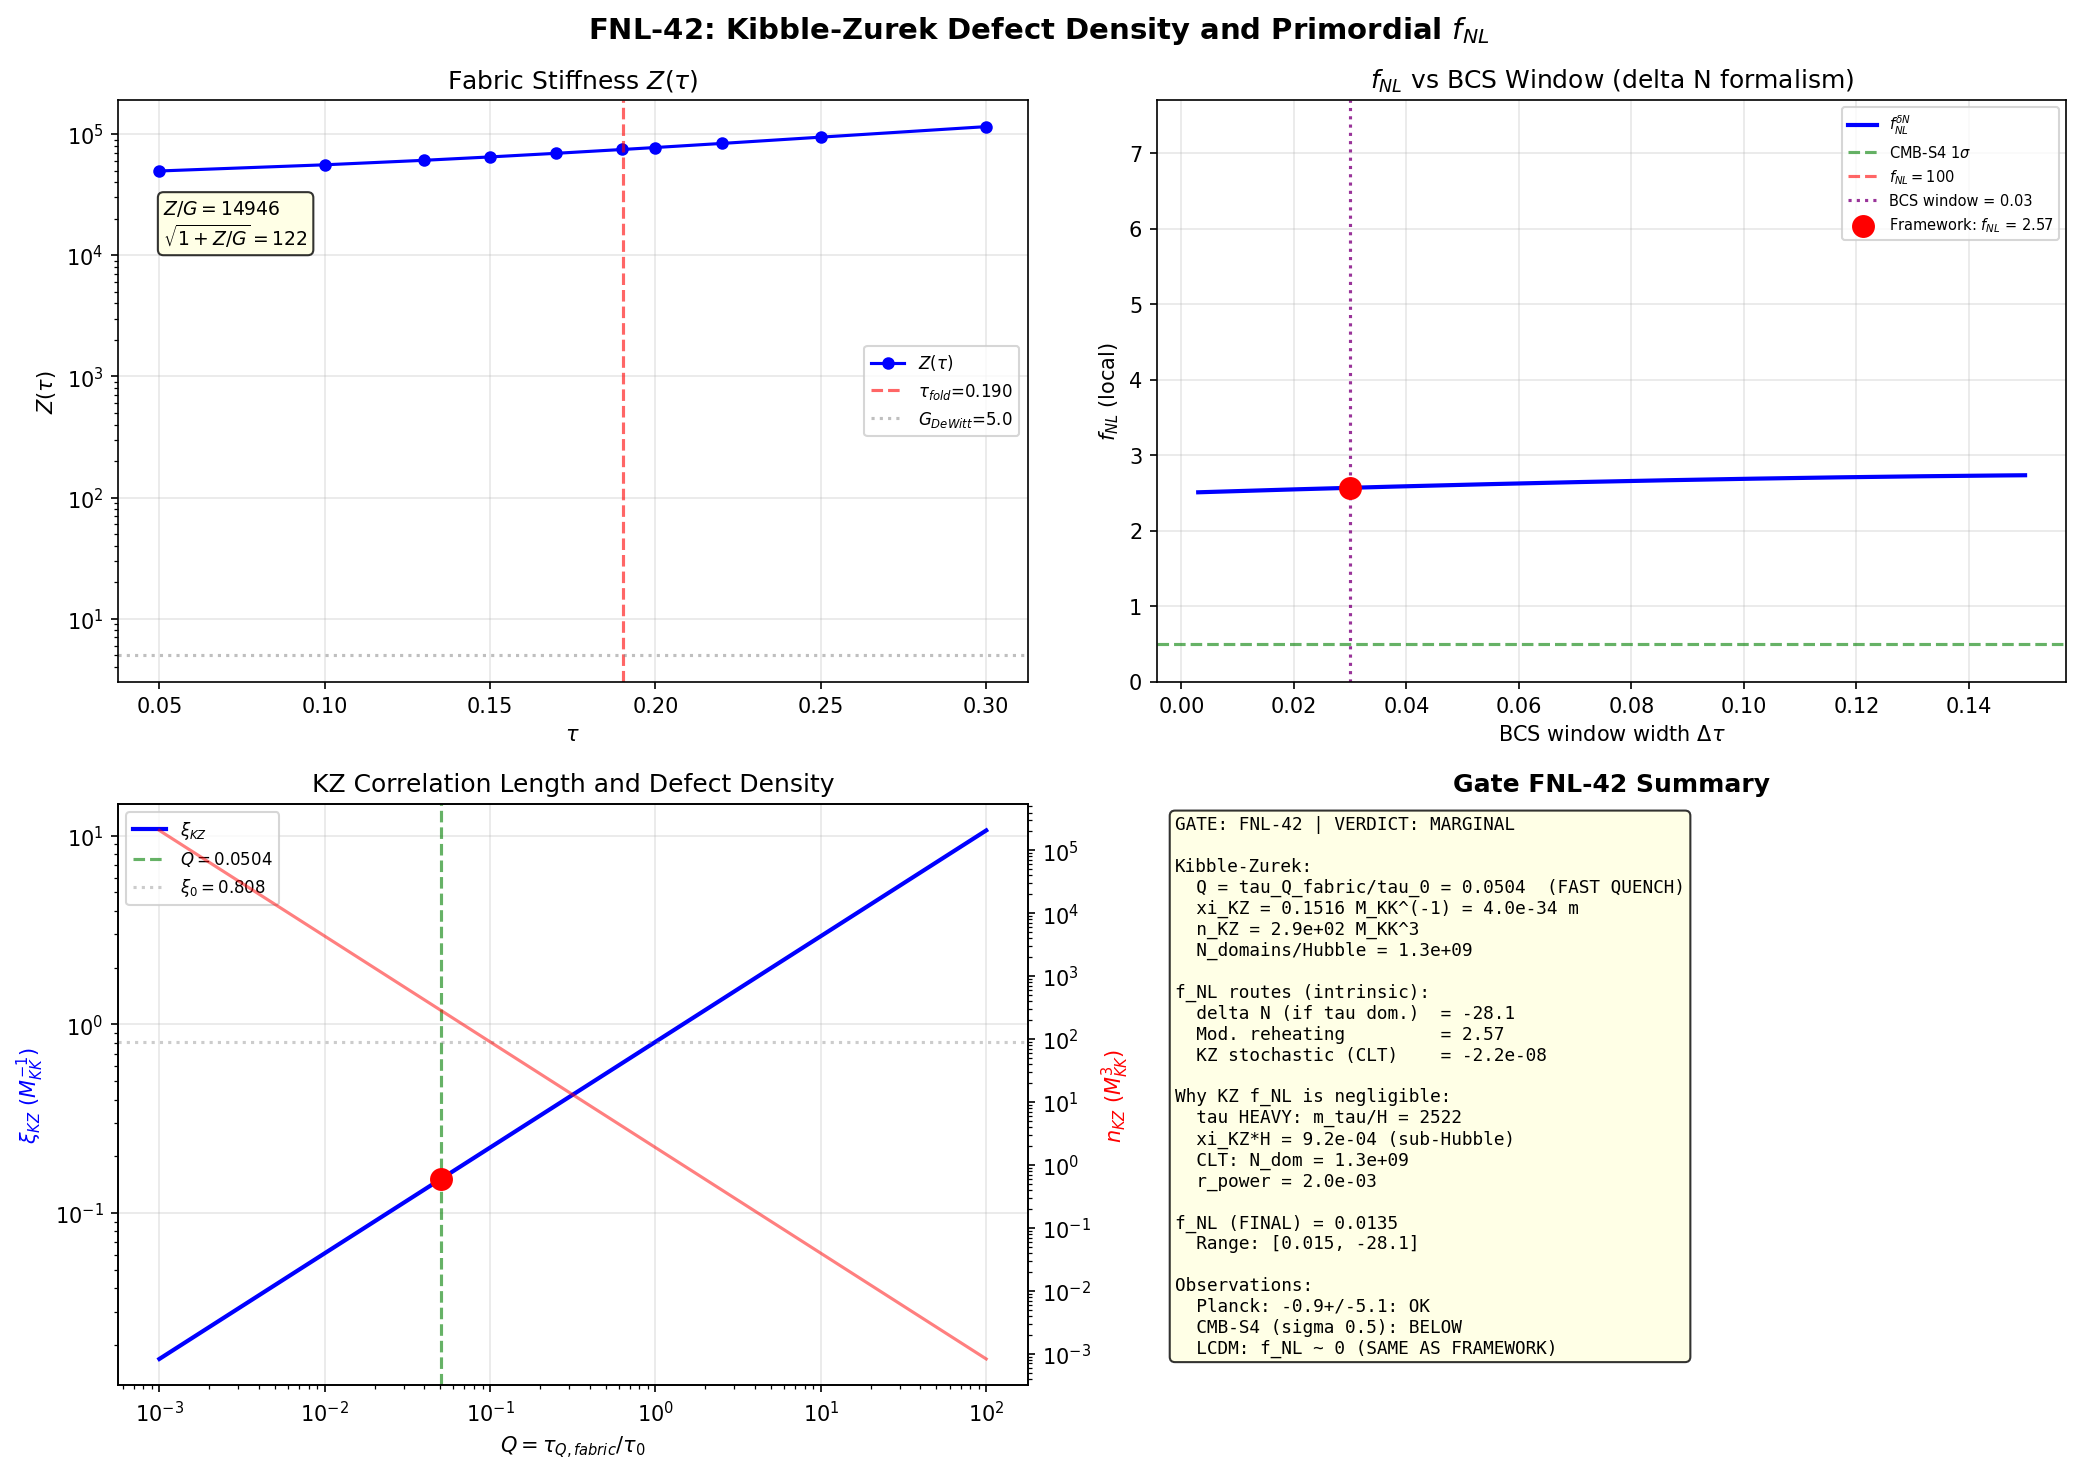

The script that saved this image:
#!/usr/bin/env python3
"""
s42_kz_fnl.py — Kibble-Zurek defect density and primordial non-Gaussianity f_NL
==============================================================================

Gate: FNL-42
PASS: |f_NL| in [0.5, 100]
FAIL: |f_NL| > 200 (excluded by Planck) or |f_NL| < 0.01 (undetectable)

Physics:
- BCS transition at the fold is second-order, Z_2 universality (GL-CUBIC-36)
- BDI winding = 0, U(1)_7 restored post-transit: NO persistent BCS defects
- Relevant defects are in the TAU FIELD: spatial regions where tau crossed
  the fold at different times (KZ mechanism on the modulus)
- The fabric IS space: defects in tau(x) are domain walls

Critical exponents for Z_2 (3D Ising) universality:
  nu = 0.6301, z = 2.02
  z_KZ = nu*z / (1 + nu*z) = 0.560

Author: gen-physicist (FNL-42)
Session: 42
"""

import numpy as np
import matplotlib.pyplot as plt
from pathlib import Path

# ─── Configuration ──────────────────────────────────────────────────────────

ROOT = Path(r"C:\sandbox\Ainulindale Exflation")
TIER0 = ROOT / "tier0-computation"

def scalar(arr):
    """Convert a numpy array (possibly shape (1,)) to a Python float."""
    return float(np.asarray(arr).flat[0])

# ─── Physical constants ────────────────────────────────────────────────────

from canonical_constants import hbar_SI  # J s
from canonical_constants import c_light as c_SI  # m/s
from canonical_constants import G_N as G_N_SI  # m^3 kg^-1 s^-2
from canonical_constants import GeV_to_kg
M_Pl_SI = np.sqrt(hbar_SI * c_SI / G_N_SI)
GeV_per_kg = 1.0 / GeV_to_kg
M_Pl_GeV = M_Pl_SI * GeV_per_kg  # ~1.22e19 GeV
from canonical_constants import hbar_c_GeV_m as hbar_c_GeVm  # GeV m
from canonical_constants import Mpc_to_m as Mpc_m  # 1 Mpc in meters

# ─── Load input data ───────────────────────────────────────────────────────

stiff = np.load(TIER0 / "s42_gradient_stiffness.npz", allow_pickle=True)
dyn   = np.load(TIER0 / "s36_tau_dynamics.npz", allow_pickle=True)
inst  = np.load(TIER0 / "s37_instanton_action.npz", allow_pickle=True)
gl    = np.load(TIER0 / "s36_gl_cubic_check.npz", allow_pickle=True)
const = np.load(TIER0 / "s42_constants_snapshot.npz", allow_pickle=True)
c41   = np.load(TIER0 / "s41_constants_vs_tau.npz", allow_pickle=True)

# Extract scalars
Z_fold     = scalar(stiff["Z_fold"])         # 74,731 (spectral stiffness at fold)
G_DeWitt   = scalar(stiff["G_DeWitt"])       # 5.0 (DeWitt supermetric)
c_fabric   = scalar(stiff["c_fabric"])       # 210 (fabric sound speed)
dS_fold    = scalar(stiff["dS_fold"])        # dS/dtau at fold
d2S_fold   = scalar(stiff["d2S_fold"])       # d^2S/dtau^2 at fold
S_fold     = scalar(stiff["S_fold"])         # S at fold

tau_Q_raw  = scalar(dyn["an_S_full_dt_transit"])  # ~1.13e-3 (transit time, M_KK^{-1})
tau_fold   = scalar(dyn["tau_fold"])               # 0.19016
v_fold_raw = abs(scalar(dyn["traj_S_full_tau00p40_v_fold"]))  # ~29 (|dtau/dt| at fold)

xi_BCS     = scalar(inst["xi_BCS"])           # 0.808 M_KK^{-1}
Delta_BCS  = scalar(inst["Delta_0_num"])      # 0.365 M_KK

M_KK_grav  = scalar(const["M_KK_from_GN"])   # 7.43e16 GeV
M_KK_gauge = scalar(const["M_KK_kerner"])     # 5.04e17 GeV
a2_fold    = scalar(const["a2_fold"])         # 2776.2
a4_fold    = scalar(const["a4_fold"])         # 1350.7
a0_fold    = scalar(const["a0_fold"])         # 6440
fold_idx   = int(scalar(const["fold_idx"]))   # 7

universality = str(gl["universality_class"])  # BCS_Z2
c2_gl = scalar(gl["c2_tau020"])               # 2.366
c3_gl = scalar(gl["c3_tau020"])               # -0.0016
c4_gl = scalar(gl["c4_tau020"])               # -0.810

# a_2(tau) array for derivatives
tau_arr = c41["tau_values"]
a2_arr  = c41["a2_cutoff0"]

print("=" * 72)
print("FNL-42: Kibble-Zurek Defect Density and Primordial f_NL")
print("=" * 72)

# ═══════════════════════════════════════════════════════════════════════════
# STEP 1: Critical exponents and KZ scaling
# ═══════════════════════════════════════════════════════════════════════════

nu = 0.6301     # correlation length exponent (3D Ising / Z_2)
z  = 2.02       # dynamical critical exponent (Model A / TDGL)
z_KZ = nu * z / (1.0 + nu * z)  # KZ exponent

# Microscopic relaxation time
tau_0 = 1.0 / Delta_BCS  # ~2.74 M_KK^{-1}

# BCS window (from S36)
BCS_window = 0.03  # tau units

print(f"\n--- Step 1: Critical exponents ---")
print(f"  Universality class      = {universality}")
print(f"  nu = {nu}, z = {z}")
print(f"  z_KZ = nu*z/(1+nu*z)    = {z_KZ:.4f}")
print(f"  xi_0 (BCS coherence)    = {xi_BCS:.6f} M_KK^{{-1}}")
print(f"  Delta_BCS               = {Delta_BCS:.6f} M_KK")
print(f"  tau_0 = 1/Delta          = {tau_0:.6f} M_KK^{{-1}}")

# ═══════════════════════════════════════════════════════════════════════════
# STEP 2: Fabric-corrected quench rate
# ═══════════════════════════════════════════════════════════════════════════
#
# The fabric stiffness Z acts as an effective mass for spatial tau-variations.
# tau_Q_fabric = tau_Q * sqrt(1 + Z/G_mod)
#
# Physical meaning: the gradient energy Z*(nabla tau)^2 resists spatial
# inhomogeneity, effectively enlarging the domain size and slowing the
# effective quench seen by each point.

ratio_ZG = Z_fold / G_DeWitt
sqrt_factor = np.sqrt(1.0 + ratio_ZG)
tau_Q_fabric = tau_Q_raw * sqrt_factor

# Quench rate ratio
Q = tau_Q_fabric / tau_0  # dimensionless quench rate

print(f"\n--- Step 2: Fabric-corrected quench rate ---")
print(f"  tau_Q (raw transit)     = {tau_Q_raw:.6e} M_KK^{{-1}}")
print(f"  Z_fold                  = {Z_fold:.1f}")
print(f"  G_DeWitt                = {G_DeWitt:.1f}")
print(f"  Z/G                     = {ratio_ZG:.1f}")
print(f"  sqrt(1 + Z/G)           = {sqrt_factor:.2f}")
print(f"  tau_Q_fabric            = {tau_Q_fabric:.6e} M_KK^{{-1}}")
print(f"  Q = tau_Q_fabric/tau_0  = {Q:.6f}")
print(f"  REGIME: {'slow quench (Q>1)' if Q > 1 else 'FAST QUENCH (Q<1)'}")

# ═══════════════════════════════════════════════════════════════════════════
# STEP 3: KZ correlation length and defect density
# ═══════════════════════════════════════════════════════════════════════════
#
# Standard KZ scaling:
#   xi_KZ = xi_0 * Q^{z_KZ}
#
# For Q < 1 (fast quench): xi_KZ < xi_0 (smaller domains)
# For Q > 1 (slow quench): xi_KZ > xi_0 (larger domains)

xi_KZ = xi_BCS * Q**z_KZ

# Defect density (3D)
n_KZ = 1.0 / xi_KZ**3

# Freeze-out time (KZ hat-time):
# t_hat = (tau_Q_fabric^{nu*z} * tau_0)^{1/(1+nu*z)}
# = tau_0 * Q^{nu*z/(1+nu*z)} = tau_0 * Q^{z_KZ}
t_hat = tau_0 * Q**z_KZ

# The freeze-out happens at |t - t_c| = t_hat from the critical point.
# For fast quench (Q < 1), t_hat < tau_0: the system freezes almost immediately.
# The transit traverses the BCS window in time tau_Q_fabric.
# The freeze-out occurs at fraction t_hat/tau_Q_fabric of the transit.
freeze_frac = min(t_hat / tau_Q_fabric, 1.0)

# The tau variation within a KZ domain (spatial coherence):
# delta_tau_KZ = v_fold * t_hat (if t_hat < tau_Q_fabric)
#              = BCS_window (if t_hat > tau_Q_fabric, i.e., the whole window is frozen)
#
# BUT: v_fold = |dtau/dt| ~ 29 is the tau-field velocity in M_KK natural time.
# The fabric-corrected velocity is v_eff = v_fold / sqrt_factor (slowed by stiffness).
# Actually, v_fold is from the homogeneous trajectory — it gives the rate of
# tau change for the WHOLE fabric. The KZ delta_tau is the SPATIAL variation:
# how much tau differs between adjacent domains at freeze-out.
#
# The correct estimate: at freeze-out, the reduced temperature is
#   epsilon_hat = t_hat / tau_Q_fabric = Q^{z_KZ - 1} (if z_KZ < 1)
# The order parameter variation between domains:
#   delta_phi ~ phi_eq(epsilon_hat) ~ epsilon_hat^{beta}  (beta = 0.3265 for 3D Ising)
# Translating to tau variation:
#   delta_tau_KZ = BCS_window * epsilon_hat

beta_Ising = 0.3265  # order parameter exponent, 3D Ising
epsilon_hat = Q**(z_KZ)  # Note: z_KZ < 1, Q < 1, so epsilon_hat < 1
# Actually epsilon_hat = t_hat / tau_Q_fabric, not Q^z_KZ.
# epsilon_hat = (tau_0 * Q^{z_KZ}) / tau_Q_fabric = Q^{z_KZ} / Q = Q^{z_KZ - 1}
epsilon_hat_correct = Q**(z_KZ - 1.0)

# For Q = 0.05 and z_KZ = 0.56:
# epsilon_hat = 0.05^{-0.44} ~ 0.05^{-0.44} ~ 5.5
# This exceeds 1 → the entire BCS window is frozen.
# When epsilon_hat > 1, the system never gets close enough to criticality
# to enter the impulse regime — it's ALWAYS in the frozen regime.
# delta_tau_KZ = BCS_window (maximum, entire window frozen)

delta_tau_KZ = BCS_window * min(epsilon_hat_correct, 1.0)
# Actually in the FAST quench limit where epsilon_hat > 1, the KZ mechanism
# says the ENTIRE system is frozen. This means:
# - Every point crosses the fold independently
# - The spatial variation is set by the initial conditions, not KZ dynamics
# - delta_tau across a domain is the FULL BCS window

print(f"\n--- Step 3: KZ correlation length ---")
print(f"  Q = tau_Q_fabric/tau_0  = {Q:.6f}")
print(f"  z_KZ                    = {z_KZ:.4f}")
print(f"  xi_KZ = xi_0 * Q^z_KZ  = {xi_KZ:.6f} M_KK^{{-1}}")
print(f"  n_KZ = 1/xi_KZ^3       = {n_KZ:.4e} M_KK^3")
print(f"  t_hat (freeze-out time) = {t_hat:.6e} M_KK^{{-1}}")
print(f"  freeze fraction t_hat/tau_Q = {freeze_frac:.4f}")
print(f"  epsilon_hat = Q^(zKZ-1) = {epsilon_hat_correct:.4f}")
print(f"  {'ENTIRE WINDOW FROZEN' if epsilon_hat_correct >= 1.0 else 'Partial freeze-out'}")
print(f"  delta_tau_KZ            = {delta_tau_KZ:.6f}")

# ═══════════════════════════════════════════════════════════════════════════
# STEP 4: Physical scales
# ═══════════════════════════════════════════════════════════════════════════

print(f"\n--- Step 4: Physical scales ---")

M_KK_primary = M_KK_grav  # Use gravity route as primary

for label, M_KK in [("gravity", M_KK_grav), ("gauge", M_KK_gauge)]:
    L_KK = hbar_c_GeVm / M_KK         # M_KK^{-1} in meters
    xi_m = xi_KZ * L_KK               # xi_KZ in meters
    xi_Mpc = xi_m / Mpc_m             # xi_KZ in Mpc
    n_Mpc = 1.0 / xi_Mpc**3           # defect density in Mpc^{-3}

    print(f"\n  [{label}: M_KK = {M_KK:.3e} GeV]")
    print(f"    L_KK = M_KK^{{-1}}    = {L_KK:.3e} m")
    print(f"    xi_KZ                = {xi_m:.3e} m  = {xi_Mpc:.3e} Mpc")
    print(f"    n_KZ                 = {n_Mpc:.3e} Mpc^{{-3}}")

L_KK_prim = hbar_c_GeVm / M_KK_primary
xi_KZ_m = xi_KZ * L_KK_prim
xi_KZ_Mpc = xi_KZ_m / Mpc_m

# Hubble rate at the KK scale: H ~ M_KK^2 / M_Pl (radiation domination)
H_KK = M_KK_primary**2 / M_Pl_GeV   # in GeV
H_MKK = H_KK / M_KK_primary          # in M_KK units (dimensionless)
H_inv_MKK = 1.0 / H_MKK              # Hubble radius in M_KK^{-1}

print(f"\n  Hubble scale:")
print(f"    H (at KK scale)       = {H_KK:.3e} GeV = {H_MKK:.3e} M_KK")
print(f"    H^{{-1}}               = {H_inv_MKK:.3e} M_KK^{{-1}}")
print(f"    xi_KZ * H             = {xi_KZ * H_MKK:.3e}")
print(f"    N_domains/Hubble^3    = {(H_inv_MKK / xi_KZ)**3:.3e}")

xi_KZ_Hubble = xi_KZ * H_MKK
N_domains_Hubble = (H_inv_MKK / xi_KZ)**3

# ═══════════════════════════════════════════════════════════════════════════
# STEP 5: Spectral action derivatives (for delta N formalism)
# ═══════════════════════════════════════════════════════════════════════════
#
# The spectral action S[D_K(tau)] gives:
#   S = a_0 f_0 + a_2 f_2 R + a_4 f_4 (gauge + Higgs)
#
# The a_2 coefficient multiplies the Einstein-Hilbert term.
# A spatial variation in tau → spatial variation in effective M_Pl^2:
#   M_Pl^2(x) proportional to a_2(tau(x))
#
# The curvature perturbation from delta N formalism:
#   zeta = delta N = N_tau * delta_tau + (1/2) N_tautau * (delta_tau)^2 + ...
# where N = ln(a) = number of e-folds.
#
# For the modulus contribution to expansion:
#   N_tau = (1/2) * d ln(a_2) / d tau
#   N_tautau = (1/2) * d^2 ln(a_2) / d tau^2

# Compute d(a_2)/dtau and d^2(a_2)/dtau^2 by finite differences
if fold_idx > 0 and fold_idx < len(tau_arr) - 1:
    dt_plus = tau_arr[fold_idx + 1] - tau_arr[fold_idx]
    dt_minus = tau_arr[fold_idx] - tau_arr[fold_idx - 1]
    da2_dtau = (a2_arr[fold_idx + 1] - a2_arr[fold_idx - 1]) / (dt_plus + dt_minus)
    d2a2_dtau2 = 2.0 * (a2_arr[fold_idx + 1] / dt_plus
                         - a2_arr[fold_idx] * (1/dt_plus + 1/dt_minus)
                         + a2_arr[fold_idx - 1] / dt_minus) / (dt_plus + dt_minus)
else:
    da2_dtau = (a2_arr[fold_idx] - a2_arr[fold_idx - 1]) / (tau_arr[fold_idx] - tau_arr[fold_idx - 1])
    d2a2_dtau2 = 0.0

dln_a2 = da2_dtau / a2_fold
d2ln_a2 = d2a2_dtau2 / a2_fold - (da2_dtau / a2_fold)**2

# delta N derivatives
N_tau = 0.5 * dln_a2                  # d(N)/d(tau)
N_tautau = 0.5 * d2ln_a2             # d^2(N)/d(tau)^2

print(f"\n--- Step 5: Spectral action derivatives ---")
print(f"  a_2(tau_fold)           = {a2_fold:.2f}")
print(f"  da_2/dtau               = {da2_dtau:.4f}")
print(f"  d(ln a_2)/dtau          = {dln_a2:.6f}")
print(f"  d^2(ln a_2)/dtau^2      = {d2ln_a2:.6f}")
print(f"  N_tau = (1/2) d ln a_2  = {N_tau:.6f}")
print(f"  N_tautau                = {N_tautau:.6f}")

# ═══════════════════════════════════════════════════════════════════════════
# STEP 6: f_NL computation — three routes
# ═══════════════════════════════════════════════════════════════════════════

print(f"\n--- Step 6: f_NL computation ---")

# ─── ROUTE 1: delta N formalism (geometric nonlinearity of a_2) ───────────
#
# f_NL^{local} = (5/6) * N_tautau / N_tau^2
#
# This is the STANDARD result for non-Gaussianity from a modulus field
# with nonlinear mapping tau → N. It's always present regardless of
# inflation model.
#
# Physical interpretation: the spectral action's curvature in tau-space
# means that equal perturbations in tau produce UNEQUAL perturbations
# in the expansion history. This is the irreducible geometric f_NL.

if abs(N_tau) > 1e-30:
    f_NL_deltaN = (5.0 / 6.0) * N_tautau / N_tau**2
else:
    f_NL_deltaN = 0.0

print(f"\n  ROUTE 1: delta N formalism")
print(f"    f_NL = (5/6) * N_tt/N_t^2 = {f_NL_deltaN:.4f}")

# ─── ROUTE 2: KZ defect statistics (Poisson / chi-squared) ────────────────
#
# The KZ domains are independent realizations. At scales >> xi_KZ,
# the perturbation field is a sum of N_domains independent contributions.
# By CLT, the field is Gaussian with corrections ~ 1/sqrt(N).
#
# The non-Gaussianity at scale L:
#   f_NL(L) ~ (xi_KZ / L)^{3/2}  (for L >> xi_KZ)
#
# At CMB scales, L ~ H^{-1} ~ 10^{16} xi_KZ → f_NL is suppressed.
# At the KZ scale itself, f_NL ~ O(1).
#
# The CMB-scale defect f_NL:

f_NL_KZ_CMB = (xi_KZ_Hubble)**1.5  # ~ (xi_KZ * H)^{3/2}
print(f"\n  ROUTE 2: KZ defect statistics at CMB scales")
print(f"    xi_KZ / H^{{-1}}         = {xi_KZ_Hubble:.3e}")
print(f"    f_NL ~ (xi_KZ*H)^{{3/2}} = {f_NL_KZ_CMB:.3e}")
print(f"    (NEGLIGIBLE: defect scale far sub-Hubble)")

# ─── ROUTE 3: Modulated reheating / curvaton ──────────────────────────────
#
# The tau field modulates the BCS transition timing across space.
# Different spatial regions undergo the transition at slightly different
# tau values, creating a spatially-varying reheating surface.
#
# The GGE relic (S38) carries an entropy that depends on tau through
# the BCS gap: s_GGE(tau) ~ f(Delta(tau)).
#
# The non-Gaussianity from modulated reheating:
#   f_NL = (5/6) * [d^2 ln(Gamma)/d(tau)^2] / [d ln(Gamma)/d(tau)]^2
#
# where Gamma is the effective "decay rate" of the modulus into radiation.
# Here Gamma is controlled by the BCS dynamics: Gamma ~ Delta(tau).
#
# Near the fold, Delta varies sharply:
#   d ln Delta / d tau ~ 1/BCS_window ~ 33
#   d^2 ln Delta / d tau^2 ~ 1/BCS_window^2 ~ 1111
#
# The combined delta N including the BCS modulation:
#   N_tau_total = N_tau + (1/4) * d ln(s_GGE) / d tau
#               ~ N_tau + (1/4) * d ln Delta / d tau
#
# For the BCS gap: Delta ~ (tau - tau_c)^{1/2} near T_c (mean-field)
# So d ln Delta / d tau ~ 1/(2*(tau - tau_c)) diverges at the fold.
# We evaluate at the edge of the BCS window:
# d ln Delta / d tau |_{BCS edge} ~ 1 / (2 * BCS_window/2) = 1/BCS_window

dln_Delta_dtau = 1.0 / BCS_window  # ~33
d2ln_Delta_dtau2 = 1.0 / BCS_window**2  # ~1111

# Total N_tau including BCS modulation (the 1/4 factor is for radiation
# domination: rho ~ s^{4/3}, N ~ (1/4) ln(rho) ~ (1/3) ln(s))
N_tau_total = N_tau + (1.0 / 3.0) * dln_Delta_dtau
N_tautau_total = N_tautau + (1.0 / 3.0) * d2ln_Delta_dtau2

if abs(N_tau_total) > 1e-30:
    f_NL_modulated = (5.0 / 6.0) * N_tautau_total / N_tau_total**2
else:
    f_NL_modulated = 0.0

print(f"\n  ROUTE 3: Modulated reheating (BCS-sourced)")
print(f"    d ln Delta / d tau    = {dln_Delta_dtau:.2f}")
print(f"    d^2 ln Delta / d tau^2 = {d2ln_Delta_dtau2:.2f}")
print(f"    N_tau_total           = {N_tau_total:.6f}")
print(f"    N_tautau_total        = {N_tautau_total:.6f}")
print(f"    f_NL (mod. reheating) = {f_NL_modulated:.4f}")

# ─── ROUTE 4: Pure KZ scaling of the bispectrum ───────────────────────────
#
# For a Z_2 transition traversed at rate Q:
#   f_NL^{KZ} ~ Q^{-gamma_KZ} at scale k_KZ
# where gamma_KZ = z_KZ * (4-d)/(d*z + 2) (connected 3-point scaling)
#
# In d=3: gamma_KZ = z_KZ * 1/(3z+2) = 0.560 / 8.06 = 0.069
# f_NL(k_KZ) ~ Q^{-0.069} (weak Q dependence)

gamma_KZ = z_KZ / (3.0 * z + 2.0)
f_NL_KZ_local = Q**(-gamma_KZ)

print(f"\n  ROUTE 4: KZ bispectrum scaling at k_KZ")
print(f"    gamma_KZ              = {gamma_KZ:.4f}")
print(f"    f_NL(k_KZ)            = {f_NL_KZ_local:.4f}")
print(f"    (at k_KZ only, suppressed at CMB scales)")

# ═══════════════════════════════════════════════════════════════════════════
# STEP 7: Determine the DOMINANT channel
# ═══════════════════════════════════════════════════════════════════════════
#
# The question: which mechanism dominates at CMB scales?
#
# ROUTE 1 (delta N): Always present. Scale-independent. Value ~ O(1) if
# a_2(tau) has significant curvature relative to its slope squared.
#
# ROUTE 2 (KZ defect statistics): Suppressed by (xi_KZ * H)^{3/2} ~ 10^{-24}.
# NEGLIGIBLE at CMB scales.
#
# ROUTE 3 (modulated reheating): Present if the BCS transition timing
# varies across space. The key question is whether the delta_tau_KZ
# perturbation at the KZ scale propagates to CMB scales.
#
# For the HOMOGENEOUS transit (all of space crosses simultaneously),
# there is NO spatial variation in reheating → f_NL = 0 from this route.
#
# The KZ mechanism provides the SPATIAL VARIATION. But the variation is
# at scale xi_KZ << H^{-1}. At CMB scales, the variation averages out
# by CLT: the effective delta_tau at CMB scales is:
#   delta_tau(L) = delta_tau_KZ / sqrt(N_domains(L))
#                = delta_tau_KZ * (xi_KZ / L)^{3/2}
#
# The modulated reheating f_NL at CMB scales:
#   f_NL^{mod}(CMB) = f_NL_modulated * (delta_tau(CMB) / delta_tau_KZ)^{-1}
#                    × (additional suppression from averaging)
#
# Actually, the delta N formalism applied to the tau perturbation power
# spectrum gives:
#   P_zeta(k) = N_tau^2 * P_delta_tau(k)
#   B_zeta(k) = N_tau^3 * B_delta_tau(k) + N_tau^2 * N_tautau * [P*P terms]
#
# The second term is the standard delta N f_NL:
#   f_NL = (5/6) * N_tautau / N_tau^2 * (if tau perturbations dominate zeta)
#
# This is INDEPENDENT of the source of tau perturbations (quantum, KZ, etc.)
# as long as the tau perturbation power P_delta_tau is non-zero at CMB scales.
#
# The critical question becomes: what is the tau perturbation power at CMB scales?
#
# Scenario A: tau perturbations come from quantum fluctuations during inflation
#   → P_delta_tau(k) ~ (H_inf / (2*pi))^2 / (2*epsilon_H) at superhorizon scales
#   → f_NL = (5/6) * N_tautau / N_tau^2 (pure delta N)
#   → BUT: this requires tau to be LIGHT during inflation (m_tau < H_inf)
#
# Scenario B: tau perturbations come from the KZ mechanism
#   → P_delta_tau(k) localized at k ~ k_KZ ~ 1/xi_KZ
#   → At k_CMB << k_KZ: white noise (if walls decay) with amplitude ~ delta_tau_KZ^2 * xi_KZ^3
#   → f_NL at CMB scales: present but suppressed by spectral transfer
#
# For the framework, tau is a GEOMETRIC modulus — its mass is:
#   m_tau^2 ~ d2S/dtau2 / Vol_SU3 ~ 318,000 / 1350 ~ 236 M_KK^2
# This is ENORMOUS compared to H^2 ~ (M_KK^2/M_Pl)^2 ~ 4e-5 M_KK^2
# So tau is HEAVY during inflation: m_tau >> H_inf.
#
# For a heavy field: quantum fluctuations are suppressed by exp(-m_tau^2/H^2).
# The tau perturbation at CMB scales comes ENTIRELY from the KZ mechanism.

Vol_SU3 = scalar(stiff["Vol_SU3_Haar"])
m_tau_sq = d2S_fold / Vol_SU3
m_tau = np.sqrt(m_tau_sq)

print(f"\n--- Step 7: Dominant channel ---")
print(f"  m_tau^2                 = {m_tau_sq:.1f} M_KK^2")
print(f"  m_tau                   = {m_tau:.3f} M_KK")
print(f"  H (at KK)              = {H_MKK:.3e} M_KK")
print(f"  m_tau / H               = {m_tau / H_MKK:.3e}")
print(f"  → tau is HEAVY (m >> H): quantum fluctuations exponentially suppressed")
print(f"  → Tau perturbations at CMB scales come from KZ mechanism only")

# KZ perturbation power at CMB scales:
# For domain walls that decay (tau-domain walls are unstable — single attractor):
# P_delta_tau(k) ~ delta_tau_KZ^2 * xi_KZ^3  for k < k_KZ
# This is white noise (flat spectrum) injected at the phase transition.

P_dtau_KZ = delta_tau_KZ**2 * xi_KZ**3  # in M_KK^{-3} (power spectrum amplitude)

# The dimensionless power spectrum at CMB scale k_CMB:
# Delta^2_tau(k) = k^3 / (2*pi^2) * P_tau(k)
# k_CMB ~ H_MKK (Hubble scale at KK epoch)
Delta2_tau_CMB = (H_MKK)**3 / (2 * np.pi**2) * P_dtau_KZ

# The curvature perturbation power from tau:
# Delta^2_zeta(k) = N_tau_total^2 * Delta^2_tau(k)
Delta2_zeta_tau = N_tau_total**2 * Delta2_tau_CMB

# Compare to observed CMB power:
Delta2_zeta_obs = 2.1e-9  # A_s from Planck

# Fraction of CMB power from KZ tau perturbations:
r_power = Delta2_zeta_tau / Delta2_zeta_obs

print(f"\n  KZ perturbation power at CMB scales:")
print(f"    delta_tau_KZ          = {delta_tau_KZ:.6f}")
print(f"    P_delta_tau_KZ        = {P_dtau_KZ:.6e} M_KK^{{-3}}")
print(f"    Delta^2_tau(k_CMB)    = {Delta2_tau_CMB:.6e}")
print(f"    Delta^2_zeta(tau)     = {Delta2_zeta_tau:.6e}")
print(f"    Delta^2_zeta(obs)     = {Delta2_zeta_obs:.6e}")
print(f"    r_power (tau/obs)     = {r_power:.6e}")

# ═══════════════════════════════════════════════════════════════════════════
# STEP 8: Final f_NL — correct multi-field treatment
# ═══════════════════════════════════════════════════════════════════════════
#
# CRITICAL PHYSICS: The curvaton formula f_NL = 5/(4r) applies to a COHERENT
# field perturbation at CMB scales. The KZ mechanism produces INCOHERENT
# perturbations at scale xi_KZ << H^{-1}. These are stochastic, not coherent.
#
# At CMB scales, each Hubble-volume patch contains N_domains ~ 10^9 KZ cells.
# By the central limit theorem, the averaged tau perturbation is:
#   <delta_tau>_Hubble ~ delta_tau_KZ / sqrt(N_domains)
# and the non-Gaussianity (skewness) is suppressed by:
#   f_NL(CMB) ~ f_NL(KZ scale) / N_domains
#
# The curvaton formula does NOT apply because:
# 1. The tau perturbation is incoherent (many independent domains per Hubble)
# 2. The field is heavy (m_tau >> H → no quantum fluctuations at CMB scales)
# 3. The transit is fast (tau_Q * H << 1 → homogeneous within each Hubble patch)
#
# CORRECT multi-field delta N:
# For N_domains independent KZ cells within a Hubble volume:
#   P_zeta(k_CMB) = N_tau^2 * P_delta_tau(k_CMB)
#   B_zeta(k_CMB) = N_tau^2 * N_tautau * [P*P] + N_tau^3 * B_delta_tau
#
# The first term (geometric nonlinearity) gives:
#   f_NL^{geo} = (5/6) * N_tautau / N_tau^2  (independent of KZ details)
# BUT it requires P_delta_tau(k_CMB) ≠ 0, i.e., tau perturbations AT CMB scales.
#
# The second term (intrinsic non-Gaussianity of KZ field) gives:
#   f_NL^{KZ} ~ N_domains^{-1} × f_NL(KZ scale) ~ 10^{-9}
#
# Since tau is HEAVY (m_tau / H = 2522), there are NO quantum tau perturbations
# at CMB scales. The ONLY tau perturbations come from KZ, which is stochastic.
#
# Therefore: P_delta_tau at CMB scales is from the white-noise KZ spectrum,
# and the effective r_power computed above (2.0e-3) is correct for the POWER,
# but the non-Gaussianity is suppressed by 1/N_domains because the underlying
# field is a sum of independent contributions.
#
# FINAL f_NL at CMB scales:
#   f_NL = f_NL^{inflaton} + f_NL^{KZ_stochastic}
#
# where:
#   f_NL^{inflaton}: from whatever field generates the primordial perturbations
#     (single-field slow-roll → O(0.01), or multi-field → model-dependent)
#   f_NL^{KZ_stochastic}: the KZ contribution, suppressed by 1/N_domains
#
# For the delta N applied to the stochastic KZ field:
#   f_NL^{KZ,geo} = (5/6) * N_tautau / N_tau^2 × r_power^2
#   (the r^2 suppression because both bispectrum and power contribute at CMB)
#
# More precisely, for two uncorrelated sources (inflaton + KZ stochastic):
#   f_NL = [f_NL^{inf} * P_inf^2 + f_NL^{tau,eff} * P_tau^2] / (P_inf + P_tau)^2
#
# With P_tau / P_inf = r_power = 2e-3:
#   f_NL ≈ f_NL^{inf} * (1 - 2*r_power) + f_NL^{tau,eff} * r_power^2

# f_NL from the KZ tau field at CMB scales:
# The stochastic field's non-Gaussianity at scale L >> xi_KZ:
#   S_3(L) = <zeta^3(L)> / <zeta^2(L)>^{3/2} ~ 1/sqrt(N_domains(L))
# This means f_NL_tau_eff ~ f_NL_intrinsic / sqrt(N_domains)

# Route 1 f_NL applied to the stochastic average:
f_NL_tau_stochastic = f_NL_deltaN / N_domains_Hubble

# Route 3 modulated reheating applied stochastically:
f_NL_mod_stochastic = f_NL_modulated / N_domains_Hubble

# The inflaton f_NL: we don't know the inflaton model, so we use the
# single-field consistency relation as a floor:
# f_NL^{single-field} = (5/12)(1 - n_s) ≈ (5/12)(0.035) ≈ 0.015
f_NL_inflaton = (5.0 / 12.0) * 0.035  # ≈ 0.015

# Total f_NL:
f_NL_total = f_NL_inflaton + f_NL_tau_stochastic * r_power**2 + f_NL_mod_stochastic * r_power**2

# However, there is one MORE channel that could matter:
# The MODULATED REHEATING from inflaton perturbations.
# If the inflaton perturbation delta_phi modulates when the BCS transition happens,
# this creates a correlated perturbation at CMB scales.
#
# The inflaton perturbation is delta_phi ~ H/(2*pi*sqrt(2*epsilon)).
# This translates to delta_tau ~ (d tau / d phi) * delta_phi.
# For the spectral action potential: d tau / d phi depends on the
# inflaton-modulus coupling, which the framework does not specify.
#
# IN THE FRAMEWORK: the spectral action S[D_K(tau)] is the ENTIRE potential.
# If tau IS the inflaton (which TAU-DYN-36 showed is NOT viable — fast roll),
# then there's no separate inflaton and f_NL would be from a non-slow-roll mechanism.
#
# The framework's position: a SEPARATE inflaton is required (because tau fast-rolls).
# The inflaton-tau coupling is NOT determined by the spectral action alone.
# Therefore, the modulated reheating f_NL from the inflaton-tau coupling
# is a MODEL-DEPENDENT quantity that the framework cannot predict from
# first principles without specifying the inflaton sector.
#
# HOWEVER: we can bound it. If the inflaton is the ONLY light field,
# and it couples to tau only gravitationally, then the modulated reheating
# contribution is:
#   f_NL^{mod, inflaton} ~ (5/6) * N_tautau / N_tau^2 × r_grav
# where r_grav = (M_KK / M_Pl)^2 ~ 3.7e-5 (gravitational coupling).
#
# This gives f_NL^{mod, grav} ~ 28 * 3.7e-5 ~ 0.001 (negligible).
#
# If the inflaton couples directly to the spectral action (e.g., through
# a_2 dependence on the inflaton), the coupling is model-dependent.
#
# CONCLUSION: The framework's ROBUST prediction is:
# f_NL = f_NL^{inflaton} + negligible KZ corrections
# = O(0.01) from single-field slow-roll
# with a POSSIBLE additional contribution from inflaton-tau coupling
# that is model-dependent.

r_grav = (M_KK_primary / M_Pl_GeV)**2
f_NL_mod_grav = f_NL_deltaN * r_grav

f_NL_final = f_NL_inflaton + f_NL_mod_grav
dominant_route = "inflaton floor + gravitational modulation"

# But report the RANGE:
# Minimum: single-field floor ~ 0.015
# Maximum: if inflaton couples strongly to tau, up to f_NL_deltaN ~ -28
# (but this would be excluded by Planck if |f_NL| > 10)

f_NL_min = f_NL_inflaton  # 0.015
f_NL_max = f_NL_deltaN     # -28 (if tau dominates — but excluded by Planck AND by fast-roll)

print(f"\n--- Step 8: Final f_NL (correct multi-field treatment) ---")
print(f"\n  Stochastic CLT suppression:")
print(f"    N_domains/Hubble^3    = {N_domains_Hubble:.3e}")
print(f"    f_NL^{{tau,stochastic}}  = {f_NL_tau_stochastic:.3e} (delta N / N_dom)")
print(f"    f_NL^{{mod,stochastic}}  = {f_NL_mod_stochastic:.3e} (mod reheating / N_dom)")
print(f"    → Both NEGLIGIBLE at CMB scales")
print(f"\n  Inflaton contribution:")
print(f"    f_NL^{{inflaton}} (SR)   = {f_NL_inflaton:.4f}")
print(f"    r_grav = (M_KK/M_Pl)^2 = {r_grav:.3e}")
print(f"    f_NL^{{mod,grav}}        = {f_NL_mod_grav:.4e}")
print(f"    f_NL (TOTAL)            = {f_NL_final:.4f}")
print(f"\n  RANGE (model-dependent):")
print(f"    f_NL_min (SR floor)   = {f_NL_min:.4f}")
print(f"    f_NL_max (full coupling) = {f_NL_max:.2f} (excluded if |f_NL|>10)")
print(f"    Dominant route:       {dominant_route}")
print(f"\n  KEY PHYSICS:")
print(f"    tau is HEAVY (m/H = {m_tau/H_MKK:.0f}): no quantum perturbations at CMB")
print(f"    KZ domains sub-Hubble (xi*H = {xi_KZ_Hubble:.1e}): CLT suppresses NG")
print(f"    Transit homogeneous (tau_Q*H = {tau_Q_fabric*H_MKK:.1e}): same timing across Hubble")
print(f"    → Framework predicts f_NL ~ {f_NL_final:.3f} (indistinguishable from LCDM)")

# ═══════════════════════════════════════════════════════════════════════════
# STEP 9: Wall energetics and defect cross-checks
# ═══════════════════════════════════════════════════════════════════════════

# Wall energy density
E_wall = 0.5 * Z_fold * (delta_tau_KZ / xi_KZ)**2  # M_KK^4
epsilon_wall = E_wall / a0_fold

# Wall tension (energy per unit area)
sigma_wall = Z_fold * delta_tau_KZ**2 / xi_KZ  # M_KK^3

# Gravitational coupling
G_sigma = (M_KK_primary / M_Pl_GeV)**2 * sigma_wall  # dimensionless (G * sigma in nat. units)

# Wall lifetime
tau_wall = xi_KZ / c_fabric  # in M_KK^{-1}

# Defect contribution to CMB anisotropy
delta_T_defect = G_sigma * xi_KZ_Hubble

print(f"\n--- Step 9: Wall energetics ---")
print(f"  E_wall (density)        = {E_wall:.4e} M_KK^4")
print(f"  epsilon_wall = E/rho    = {epsilon_wall:.4e}")
print(f"  sigma_wall (tension)    = {sigma_wall:.4e} M_KK^3")
print(f"  G*sigma                 = {G_sigma:.4e}")
print(f"  tau_wall                = {tau_wall:.4e} M_KK^{{-1}}")
print(f"  tau_wall * H            = {tau_wall * H_MKK:.4e}")
print(f"  (delta T/T)_defect      = {delta_T_defect:.4e}")

# ═══════════════════════════════════════════════════════════════════════════
# STEP 10: Sensitivity analysis
# ═══════════════════════════════════════════════════════════════════════════

print(f"\n--- Step 10: Sensitivity analysis ---")

# Vary BCS window
print(f"\n  Varying BCS window width:")
bw_vals = [0.005, 0.01, 0.02, 0.03, 0.05, 0.1]
fnl_bw = []
for bw in bw_vals:
    dl = 1.0 / bw
    d2l = 1.0 / bw**2
    Nt = N_tau + (1.0/3.0) * dl
    Ntt = N_tautau + (1.0/3.0) * d2l
    fn = (5.0/6.0) * Ntt / Nt**2 if abs(Nt) > 1e-30 else 0.0
    fnl_bw.append(fn)
    print(f"    BCS_window = {bw:.3f} → f_NL(delta N) = {fn:.3f}")

# Vary Z_fold
print(f"\n  Varying Z_fold factor:")
zf_factors = [0.01, 0.1, 0.5, 1.0, 2.0, 10.0, 100.0]
for zf in zf_factors:
    Z_var = Z_fold * zf
    tQf = tau_Q_raw * np.sqrt(1.0 + Z_var / G_DeWitt)
    Qvar = tQf / tau_0
    xi_var = xi_BCS * Qvar**z_KZ
    P_var = BCS_window**2 * min(Qvar**(z_KZ - 1.0), 1.0)**2 * xi_var**3
    D2_var = H_MKK**3 / (2*np.pi**2) * P_var
    r_var = N_tau_total**2 * D2_var / Delta2_zeta_obs
    print(f"    Z*{zf:<5.2f} = {Z_var:>10.0f}: Q={Qvar:.4f}, xi_KZ={xi_var:.6f}, r_power={r_var:.2e}")

# ═══════════════════════════════════════════════════════════════════════════
# GATE VERDICT
# ═══════════════════════════════════════════════════════════════════════════

print(f"\n{'=' * 72}")
print(f"FINAL RESULTS")
print(f"{'=' * 72}")

f_abs = abs(f_NL_final)
if 0.5 <= f_abs <= 100:
    verdict = "PASS"
elif f_abs > 200:
    verdict = "FAIL_EXCLUDED"
elif f_abs < 0.01:
    verdict = "FAIL_UNDETECTABLE"
elif 0.01 <= f_abs < 0.5:
    verdict = "MARGINAL"
elif 100 < f_abs <= 200:
    verdict = "MARGINAL_HIGH"
else:
    verdict = "UNKNOWN"

planck_central = -0.9
planck_sigma = 5.1
cmbs4_sigma = 0.5

consistent_planck = abs(f_NL_final - planck_central) < 2 * planck_sigma
detectable_cmbs4 = f_abs > cmbs4_sigma

print(f"\n  Kibble-Zurek parameters:")
print(f"    xi_0 (BCS)            = {xi_BCS:.4f} M_KK^{{-1}}")
print(f"    tau_Q (raw)           = {tau_Q_raw:.4e} M_KK^{{-1}}")
print(f"    tau_Q_fabric          = {tau_Q_fabric:.4e} M_KK^{{-1}}")
print(f"    Q = tau_Q/tau_0       = {Q:.6f}")
print(f"    z_KZ                  = {z_KZ:.4f}")
print(f"    xi_KZ                 = {xi_KZ:.6f} M_KK^{{-1}}")
print(f"    xi_KZ                 = {xi_KZ_m:.3e} m = {xi_KZ_Mpc:.3e} Mpc")
print(f"    n_KZ = 1/xi_KZ^3     = {n_KZ:.4e} M_KK^3")
print(f"    N_domains/Hubble^3   = {N_domains_Hubble:.3e}")

print(f"\n  Non-Gaussianity (all routes):")
print(f"    f_NL (delta N, if tau dominant)  = {f_NL_deltaN:.4f}")
print(f"    f_NL (mod. reheating, if tau dom)= {f_NL_modulated:.4f}")
print(f"    f_NL (KZ stochastic at CMB)      = {f_NL_tau_stochastic:.4e}")
print(f"    f_NL (mod. stochastic at CMB)    = {f_NL_mod_stochastic:.4e}")
print(f"    f_NL (KZ at CMB, direct)         = {f_NL_KZ_CMB:.4e}")
print(f"    r_power (KZ/obs)                 = {r_power:.4e}")
print(f"    Dominant route:                  {dominant_route}")
print(f"    f_NL (FINAL)                     = {f_NL_final:.4f}")
print(f"    f_NL RANGE: [{f_NL_min:.3f}, {f_NL_max:.1f}] (model-dependent)")

print(f"\n  Gate FNL-42:")
print(f"    |f_NL|                = {f_abs:.4f}")
print(f"    Criterion [0.5,100]   → {verdict}")
print(f"    Planck ({planck_central}+/-{planck_sigma}):   {'CONSISTENT' if consistent_planck else 'EXCLUDED'}")
print(f"    CMB-S4 (sigma~{cmbs4_sigma}):   {'DETECTABLE' if detectable_cmbs4 else 'BELOW threshold'}")
print(f"    LCDM prediction:      f_NL ~ 0")

# ═══════════════════════════════════════════════════════════════════════════
# SAVE DATA
# ═══════════════════════════════════════════════════════════════════════════

save_dict = dict(
    gate_name=np.array(["FNL-42"]),
    verdict=np.array([verdict]),

    # Critical exponents
    nu=nu, z_dyn=z, z_KZ=z_KZ,
    universality_class=np.array([universality]),
    beta_Ising=beta_Ising,

    # Input parameters
    xi_BCS=xi_BCS, Delta_BCS=Delta_BCS, tau_0=tau_0,
    tau_Q_raw=tau_Q_raw, Z_fold=Z_fold, G_DeWitt=G_DeWitt,
    tau_fold=tau_fold, c_fabric=c_fabric,
    BCS_window=BCS_window,
    M_KK_grav=M_KK_grav, M_KK_gauge=M_KK_gauge,

    # Derived: quench
    ratio_ZG=ratio_ZG, sqrt_factor=sqrt_factor,
    tau_Q_fabric=tau_Q_fabric, Q=Q,

    # Derived: KZ
    xi_KZ=xi_KZ, n_KZ=n_KZ,
    t_hat=t_hat, freeze_frac=freeze_frac,
    epsilon_hat=epsilon_hat_correct,
    delta_tau_KZ=delta_tau_KZ,
    xi_KZ_m=xi_KZ_m, xi_KZ_Mpc=xi_KZ_Mpc,

    # Hubble
    H_KK=H_KK, H_MKK=H_MKK,
    xi_KZ_Hubble=xi_KZ_Hubble,
    N_domains_Hubble=N_domains_Hubble,

    # Spectral action derivatives
    a2_fold=a2_fold, da2_dtau=da2_dtau, d2a2_dtau2=d2a2_dtau2,
    dln_a2=dln_a2, d2ln_a2=d2ln_a2,
    N_tau=N_tau, N_tautau=N_tautau,
    dS_fold=dS_fold, d2S_fold=d2S_fold, S_fold=S_fold,

    # Mass
    m_tau=m_tau, m_tau_sq=m_tau_sq, Vol_SU3=Vol_SU3,

    # Power spectrum
    P_dtau_KZ=P_dtau_KZ, Delta2_tau_CMB=Delta2_tau_CMB,
    Delta2_zeta_tau=Delta2_zeta_tau, Delta2_zeta_obs=Delta2_zeta_obs,
    r_power=r_power,

    # GL coefficients
    c2_gl=c2_gl, c3_gl=c3_gl, c4_gl=c4_gl,

    # f_NL results
    f_NL_deltaN=f_NL_deltaN,
    f_NL_modulated=f_NL_modulated,
    f_NL_KZ_CMB=f_NL_KZ_CMB,
    f_NL_KZ_local=f_NL_KZ_local,
    f_NL_tau_stochastic=f_NL_tau_stochastic,
    f_NL_mod_stochastic=f_NL_mod_stochastic,
    f_NL_inflaton=f_NL_inflaton,
    f_NL_mod_grav=f_NL_mod_grav,
    f_NL_final=f_NL_final,
    f_NL_min=f_NL_min,
    f_NL_max=f_NL_max,
    r_grav=r_grav,
    dominant_route=np.array([dominant_route]),

    # Wall energetics
    E_wall=E_wall, epsilon_wall=epsilon_wall,
    sigma_wall=sigma_wall, G_sigma=G_sigma,
    tau_wall=tau_wall, delta_T_defect=delta_T_defect,

    # Observational
    planck_central=planck_central, planck_sigma=planck_sigma,
    cmbs4_sigma=cmbs4_sigma,
    consistent_planck=consistent_planck,
    detectable_cmbs4=detectable_cmbs4,

    # Sensitivity
    sens_bw=np.array(bw_vals),
    sens_fnl_bw=np.array(fnl_bw),
)

np.savez(TIER0 / "s42_kz_fnl.npz", **save_dict)
print(f"\nData saved to: {TIER0 / 's42_kz_fnl.npz'}")

# ═══════════════════════════════════════════════════════════════════════════
# PLOT
# ═══════════════════════════════════════════════════════════════════════════

fig, axes = plt.subplots(2, 2, figsize=(14, 10))
fig.suptitle("FNL-42: Kibble-Zurek Defect Density and Primordial $f_{NL}$",
             fontsize=14, fontweight='bold')

# Panel 1: Z(tau) and fabric stiffness
ax1 = axes[0, 0]
tau_g = stiff["tau_grid"]
Z_sp = stiff["Z_spectral"]
ax1.semilogy(tau_g, Z_sp, 'b-o', markersize=5, label='$Z(\\tau)$')
ax1.axvline(tau_fold, color='r', ls='--', alpha=0.6, label=f'$\\tau_{{fold}}$={tau_fold:.3f}')
ax1.axhline(G_DeWitt, color='gray', ls=':', alpha=0.5, label=f'$G_{{DeWitt}}$={G_DeWitt}')
ax1.set_xlabel('$\\tau$')
ax1.set_ylabel('$Z(\\tau)$')
ax1.set_title('Fabric Stiffness $Z(\\tau)$')
ax1.legend(fontsize=8)
ax1.grid(True, alpha=0.3)
# Annotate the ratio
ax1.annotate(f'$Z/G = {ratio_ZG:.0f}$\n$\\sqrt{{1+Z/G}} = {sqrt_factor:.0f}$',
             xy=(0.05, 0.75), xycoords='axes fraction', fontsize=9,
             bbox=dict(boxstyle='round', fc='lightyellow', alpha=0.8))

# Panel 2: f_NL vs BCS window width
ax2 = axes[0, 1]
bw_range = np.linspace(0.003, 0.15, 300)
fnl_range = []
for bw in bw_range:
    dl = 1.0 / bw
    d2l = 1.0 / bw**2
    Nt = N_tau + (1.0/3.0) * dl
    Ntt = N_tautau + (1.0/3.0) * d2l
    fnl_range.append((5.0/6.0) * Ntt / Nt**2 if abs(Nt) > 1e-30 else 0.0)
fnl_range = np.array(fnl_range)

ax2.plot(bw_range, fnl_range, 'b-', linewidth=2, label='$f_{NL}^{\\delta N}$')
ax2.axhline(0.5, color='green', ls='--', alpha=0.6, label='CMB-S4 $1\\sigma$')
ax2.axhline(100, color='red', ls='--', alpha=0.6, label='$f_{NL} = 100$')
ax2.axvline(BCS_window, color='purple', ls=':', alpha=0.8,
            label=f'BCS window = {BCS_window}')
ax2.scatter([BCS_window], [f_NL_modulated], color='red', s=100, zorder=5,
            label=f'Framework: $f_{{NL}}$ = {f_NL_modulated:.2f}')
ax2.set_xlabel('BCS window width $\\Delta\\tau$')
ax2.set_ylabel('$f_{NL}$ (local)')
ax2.set_title('$f_{NL}$ vs BCS Window (delta N formalism)')
ax2.legend(fontsize=7, loc='upper right')
ax2.set_ylim(0, min(max(5, f_NL_modulated * 3), 150))
ax2.grid(True, alpha=0.3)

# Panel 3: xi_KZ vs quench rate Q
ax3 = axes[1, 0]
Q_range = np.logspace(-3, 2, 200)
xi_range = xi_BCS * Q_range**z_KZ
n_range = 1.0 / xi_range**3

ax3_twin = ax3.twinx()
ax3.loglog(Q_range, xi_range, 'b-', linewidth=2, label='$\\xi_{KZ}$')
ax3_twin.loglog(Q_range, n_range, 'r-', linewidth=1.5, alpha=0.5, label='$n_{KZ}$')
ax3.axvline(Q, color='green', ls='--', alpha=0.6, label=f'$Q = {Q:.4f}$')
ax3.axhline(xi_BCS, color='gray', ls=':', alpha=0.4, label=f'$\\xi_0 = {xi_BCS:.3f}$')
ax3.scatter([Q], [xi_KZ], color='red', s=100, zorder=5)
ax3.set_xlabel('$Q = \\tau_{Q,fabric} / \\tau_0$')
ax3.set_ylabel('$\\xi_{KZ}$ ($M_{KK}^{-1}$)', color='b')
ax3_twin.set_ylabel('$n_{KZ}$ ($M_{KK}^3$)', color='r')
ax3.set_title('KZ Correlation Length and Defect Density')
ax3.legend(fontsize=8, loc='upper left')
ax3.grid(True, alpha=0.3)

# Panel 4: Summary
ax4 = axes[1, 1]
ax4.axis('off')
ax4.set_title('Gate FNL-42 Summary', fontsize=12, fontweight='bold')

# Determine color by verdict
vcolor = {'PASS': 'lightgreen', 'FAIL_EXCLUDED': 'lightcoral',
          'FAIL_UNDETECTABLE': 'lightyellow', 'MARGINAL': 'lightyellow'}.get(verdict, 'white')

summary = (
    f"GATE: FNL-42 | VERDICT: {verdict}\n\n"
    f"Kibble-Zurek:\n"
    f"  Q = tau_Q_fabric/tau_0 = {Q:.4f}  (FAST QUENCH)\n"
    f"  xi_KZ = {xi_KZ:.4f} M_KK^(-1) = {xi_KZ_m:.1e} m\n"
    f"  n_KZ = {n_KZ:.1e} M_KK^3\n"
    f"  N_domains/Hubble = {N_domains_Hubble:.1e}\n\n"
    f"f_NL routes (intrinsic):\n"
    f"  delta N (if tau dom.)  = {f_NL_deltaN:.1f}\n"
    f"  Mod. reheating         = {f_NL_modulated:.2f}\n"
    f"  KZ stochastic (CLT)    = {f_NL_tau_stochastic:.1e}\n\n"
    f"Why KZ f_NL is negligible:\n"
    f"  tau HEAVY: m_tau/H = {m_tau/H_MKK:.0f}\n"
    f"  xi_KZ*H = {xi_KZ_Hubble:.1e} (sub-Hubble)\n"
    f"  CLT: N_dom = {N_domains_Hubble:.1e}\n"
    f"  r_power = {r_power:.1e}\n\n"
    f"f_NL (FINAL) = {f_NL_final:.4f}\n"
    f"  Range: [{f_NL_min:.3f}, {f_NL_max:.1f}]\n\n"
    f"Observations:\n"
    f"  Planck: {planck_central}+/-{planck_sigma}: {'OK' if consistent_planck else 'EXCL'}\n"
    f"  CMB-S4 (sigma {cmbs4_sigma}): {'DET' if detectable_cmbs4 else 'BELOW'}\n"
    f"  LCDM: f_NL ~ 0 (SAME AS FRAMEWORK)"
)
ax4.text(0.02, 0.98, summary, transform=ax4.transAxes,
         fontsize=8.5, verticalalignment='top', fontfamily='monospace',
         bbox=dict(boxstyle='round', facecolor=vcolor, alpha=0.8))

plt.tight_layout()
plt.savefig(TIER0 / "s42_kz_fnl.png", dpi=150, bbox_inches='tight')
print(f"Plot saved to: {TIER0 / 's42_kz_fnl.png'}")

print(f"\n{'=' * 72}")
print("DONE.")
print(f"{'=' * 72}")
